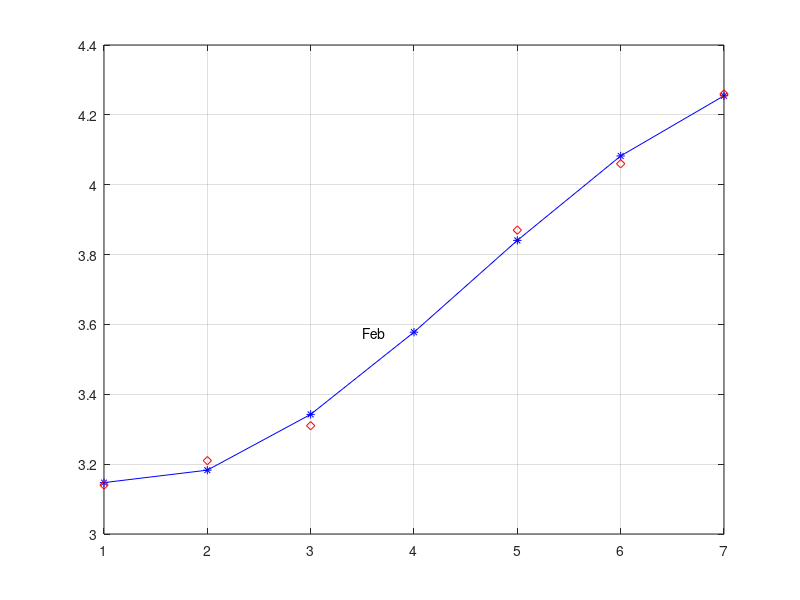

Write the MATLAB code that produced this figure.
%% numerical techniques
clear; clc; 

recorded_t = [1 2 3 5 6 7]; %months since Oct, 2010
recorded_price = [3.14, 3.21, 3.31, 3.87, 4.06, 4.26] ;
%fit this recorded data to a 3rd degree polynomial
coeff_3 = polyfit(recorded_t, recorded_price, 3); 

%get the fitted prices based on that polynomial
t=1:7; %for all months
fitted_price = polyval(coeff_3,t); %what was the fitted price
fprintf('Estimated price for February, 2011 is %.2f\n', fitted_price(4));

%plot of the recorded AND the fitted data 
plot(t,fitted_price, 'b*-', recorded_t, recorded_price, 'rd')
text(3.5,fitted_price(4),'Feb')
grid on
